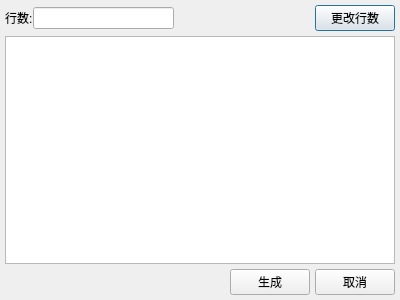
<?xml version="1.0" encoding="UTF-8"?>
<ui version="4.0">
 <class>gen_dlg</class>
 <widget class="QDialog" name="gen_dlg">
  <property name="geometry">
   <rect>
    <x>0</x>
    <y>0</y>
    <width>400</width>
    <height>300</height>
   </rect>
  </property>
  <property name="windowTitle">
   <string>自动生成</string>
  </property>
  <layout class="QVBoxLayout" name="verticalLayout">
   <property name="spacing">
    <number>5</number>
   </property>
   <property name="leftMargin">
    <number>5</number>
   </property>
   <property name="topMargin">
    <number>5</number>
   </property>
   <property name="rightMargin">
    <number>5</number>
   </property>
   <property name="bottomMargin">
    <number>5</number>
   </property>
   <item>
    <layout class="QHBoxLayout" name="horizontalLayout_2" stretch="0,0,0,0">
     <property name="spacing">
      <number>0</number>
     </property>
     <item>
      <widget class="QLabel" name="label">
       <property name="text">
        <string>行数:</string>
       </property>
      </widget>
     </item>
     <item>
      <widget class="QLineEdit" name="edit_row">
       <property name="text">
        <string/>
       </property>
      </widget>
     </item>
     <item>
      <spacer name="horizontalSpacer_2">
       <property name="orientation">
        <enum>Qt::Horizontal</enum>
       </property>
       <property name="sizeHint" stdset="0">
        <size>
         <width>40</width>
         <height>20</height>
        </size>
       </property>
      </spacer>
     </item>
     <item>
      <widget class="QPushButton" name="button_row">
       <property name="text">
        <string>更改行数</string>
       </property>
      </widget>
     </item>
    </layout>
   </item>
   <item>
    <widget class="QTableView" name="view">
     <attribute name="horizontalHeaderStretchLastSection">
      <bool>true</bool>
     </attribute>
     <attribute name="verticalHeaderCascadingSectionResizes">
      <bool>false</bool>
     </attribute>
    </widget>
   </item>
   <item>
    <layout class="QHBoxLayout" name="horizontalLayout">
     <item>
      <spacer name="horizontalSpacer">
       <property name="orientation">
        <enum>Qt::Horizontal</enum>
       </property>
       <property name="sizeHint" stdset="0">
        <size>
         <width>40</width>
         <height>20</height>
        </size>
       </property>
      </spacer>
     </item>
     <item>
      <widget class="QPushButton" name="pushButton">
       <property name="text">
        <string>生成</string>
       </property>
      </widget>
     </item>
     <item>
      <widget class="QPushButton" name="pushButton_2">
       <property name="text">
        <string>取消</string>
       </property>
      </widget>
     </item>
    </layout>
   </item>
  </layout>
 </widget>
 <resources/>
 <connections>
  <connection>
   <sender>pushButton</sender>
   <signal>clicked()</signal>
   <receiver>gen_dlg</receiver>
   <slot>accept()</slot>
   <hints>
    <hint type="sourcelabel">
     <x>252</x>
     <y>283</y>
    </hint>
    <hint type="destinationlabel">
     <x>17</x>
     <y>295</y>
    </hint>
   </hints>
  </connection>
  <connection>
   <sender>pushButton_2</sender>
   <signal>clicked()</signal>
   <receiver>gen_dlg</receiver>
   <slot>reject()</slot>
   <hints>
    <hint type="sourcelabel">
     <x>364</x>
     <y>281</y>
    </hint>
    <hint type="destinationlabel">
     <x>398</x>
     <y>271</y>
    </hint>
   </hints>
  </connection>
 </connections>
</ui>
